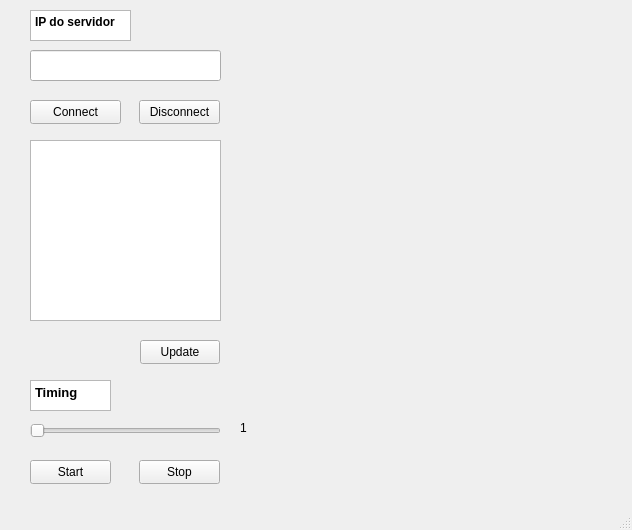
<?xml version="1.0" encoding="UTF-8"?>
<ui version="4.0">
 <class>MainWindow</class>
 <widget class="QMainWindow" name="MainWindow">
  <property name="geometry">
   <rect>
    <x>0</x>
    <y>0</y>
    <width>632</width>
    <height>530</height>
   </rect>
  </property>
  <property name="windowTitle">
   <string>MainWindow</string>
  </property>
  <widget class="QWidget" name="centralwidget">
   <widget class="QLineEdit" name="lineEdit">
    <property name="geometry">
     <rect>
      <x>30</x>
      <y>50</y>
      <width>191</width>
      <height>31</height>
     </rect>
    </property>
   </widget>
   <widget class="QTextEdit" name="textEdit">
    <property name="geometry">
     <rect>
      <x>30</x>
      <y>10</y>
      <width>101</width>
      <height>31</height>
     </rect>
    </property>
    <property name="html">
     <string>&lt;!DOCTYPE HTML PUBLIC &quot;-//W3C//DTD HTML 4.0//EN&quot; &quot;http://www.w3.org/TR/REC-html40/strict.dtd&quot;&gt;
&lt;html&gt;&lt;head&gt;&lt;meta name=&quot;qrichtext&quot; content=&quot;1&quot; /&gt;&lt;meta charset=&quot;utf-8&quot; /&gt;&lt;style type=&quot;text/css&quot;&gt;
p, li { white-space: pre-wrap; }
hr { height: 1px; border-width: 0; }
li.unchecked::marker { content: &quot;\2610&quot;; }
li.checked::marker { content: &quot;\2612&quot;; }
&lt;/style&gt;&lt;/head&gt;&lt;body style=&quot; font-family:'Segoe UI'; font-size:9pt; font-weight:400; font-style:normal;&quot;&gt;
&lt;p style=&quot; margin-top:0px; margin-bottom:0px; margin-left:0px; margin-right:0px; -qt-block-indent:0; text-indent:0px;&quot;&gt;&lt;span style=&quot; font-weight:700;&quot;&gt;IP do servidor&lt;/span&gt;&lt;/p&gt;&lt;/body&gt;&lt;/html&gt;</string>
    </property>
   </widget>
   <widget class="QPushButton" name="pushButtonConnect">
    <property name="geometry">
     <rect>
      <x>30</x>
      <y>100</y>
      <width>91</width>
      <height>24</height>
     </rect>
    </property>
    <property name="text">
     <string>Connect</string>
    </property>
   </widget>
   <widget class="QPushButton" name="pushButtonDisconnect">
    <property name="geometry">
     <rect>
      <x>139</x>
      <y>100</y>
      <width>81</width>
      <height>24</height>
     </rect>
    </property>
    <property name="text">
     <string>Disconnect</string>
    </property>
   </widget>
   <widget class="QPushButton" name="pushButtonUpdate">
    <property name="geometry">
     <rect>
      <x>140</x>
      <y>340</y>
      <width>80</width>
      <height>24</height>
     </rect>
    </property>
    <property name="text">
     <string>Update</string>
    </property>
   </widget>
   <widget class="QSlider" name="time_slider">
    <property name="geometry">
     <rect>
      <x>30</x>
      <y>420</y>
      <width>191</width>
      <height>21</height>
     </rect>
    </property>
    <property name="orientation">
     <enum>Qt::Horizontal</enum>
    </property>
   </widget>
   <widget class="QTextEdit" name="textEdit_2">
    <property name="geometry">
     <rect>
      <x>30</x>
      <y>380</y>
      <width>81</width>
      <height>31</height>
     </rect>
    </property>
    <property name="html">
     <string>&lt;!DOCTYPE HTML PUBLIC &quot;-//W3C//DTD HTML 4.0//EN&quot; &quot;http://www.w3.org/TR/REC-html40/strict.dtd&quot;&gt;
&lt;html&gt;&lt;head&gt;&lt;meta name=&quot;qrichtext&quot; content=&quot;1&quot; /&gt;&lt;meta charset=&quot;utf-8&quot; /&gt;&lt;style type=&quot;text/css&quot;&gt;
p, li { white-space: pre-wrap; }
hr { height: 1px; border-width: 0; }
li.unchecked::marker { content: &quot;\2610&quot;; }
li.checked::marker { content: &quot;\2612&quot;; }
&lt;/style&gt;&lt;/head&gt;&lt;body style=&quot; font-family:'Segoe UI'; font-size:9pt; font-weight:400; font-style:normal;&quot;&gt;
&lt;p style=&quot; margin-top:0px; margin-bottom:0px; margin-left:0px; margin-right:0px; -qt-block-indent:0; text-indent:0px;&quot;&gt;&lt;span style=&quot; font-size:10pt; font-weight:700;&quot;&gt;Timing&lt;/span&gt;&lt;/p&gt;&lt;/body&gt;&lt;/html&gt;</string>
    </property>
   </widget>
   <widget class="QPushButton" name="pushButtonStart">
    <property name="geometry">
     <rect>
      <x>30</x>
      <y>460</y>
      <width>81</width>
      <height>24</height>
     </rect>
    </property>
    <property name="text">
     <string>Start</string>
    </property>
   </widget>
   <widget class="QPushButton" name="pushButtonStop">
    <property name="geometry">
     <rect>
      <x>139</x>
      <y>460</y>
      <width>81</width>
      <height>24</height>
     </rect>
    </property>
    <property name="text">
     <string>Stop</string>
    </property>
   </widget>
   <widget class="QListWidget" name="listWidget">
    <property name="geometry">
     <rect>
      <x>30</x>
      <y>140</y>
      <width>191</width>
      <height>181</height>
     </rect>
    </property>
   </widget>
   <widget class="QLabel" name="time_label">
    <property name="geometry">
     <rect>
      <x>240</x>
      <y>420</y>
      <width>49</width>
      <height>16</height>
     </rect>
    </property>
    <property name="text">
     <string>1</string>
    </property>
   </widget>
  </widget>
  <widget class="QMenuBar" name="menubar">
   <property name="geometry">
    <rect>
     <x>0</x>
     <y>0</y>
     <width>632</width>
     <height>21</height>
    </rect>
   </property>
  </widget>
  <widget class="QStatusBar" name="statusbar"/>
 </widget>
 <resources/>
 <connections/>
</ui>
